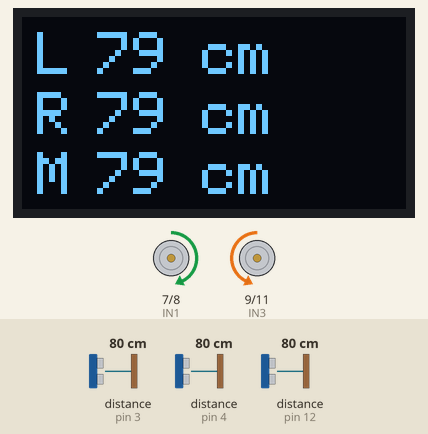
This sketch was run on a simulated Arduino Uno, built with avr-gcc and run on an emulated ATmega328P. Parts: 128×64 one-colour display, motor-driver pin pairs drawn as motors (green arrow = first pin HIGH = forward, orange = second pin HIGH = backward, longer = more drive, scaled by the enable pin). Wiring (inferred from the names in the program): 3 × ultrasonic range finder: trigger pin 2, echo pin 3 / trigger pin 10, echo pin 4 / trigger pin 13, echo pin 12. Inputs (shaded band) come from the test bench; at power-on: distance to the obstacle (sensors on pin 3, pin 4, pin 12) 80 cm. The echo pulse lasts 58.3 µs per cm; what the sketch prints to the serial monitor is not drawn.

Above: at 1.2 s.
1.3 s: distance to the obstacle (sensor on pin 3) set to 14 cm
At 1.62 s:
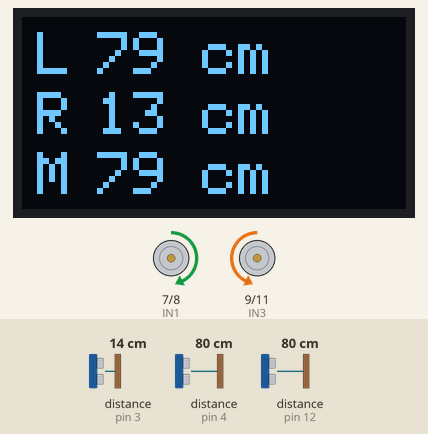
4.0 s: distance to the obstacle (sensor on pin 3) set to 11 cm
At 4.3 s:
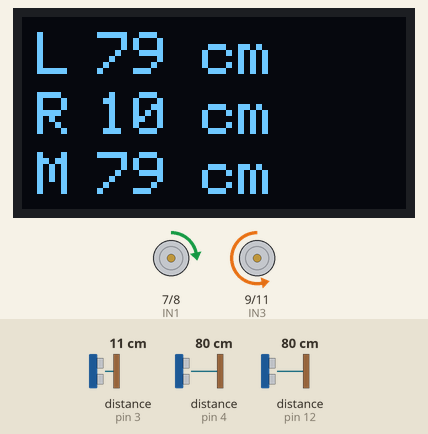
6.3 s: distance to the obstacle (sensor on pin 4) set to 12 cm
At 6.61 s:
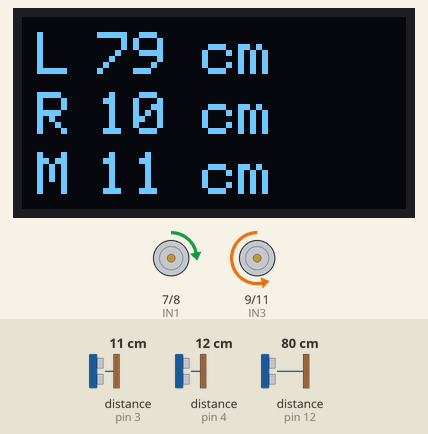
9.3 s: distance to the obstacle (sensor on pin 4) set to 9 cm
At 9.67 s:
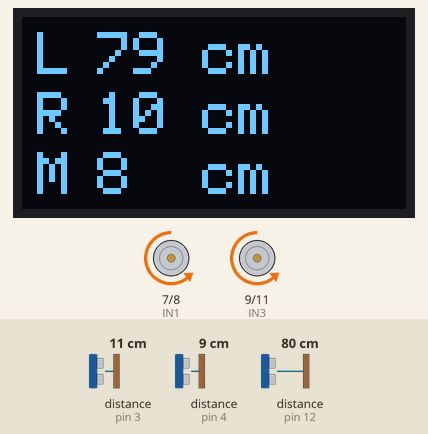
11.3 s: distance to the obstacle (sensor on pin 12) set to 2 cm
At 11.73 s:
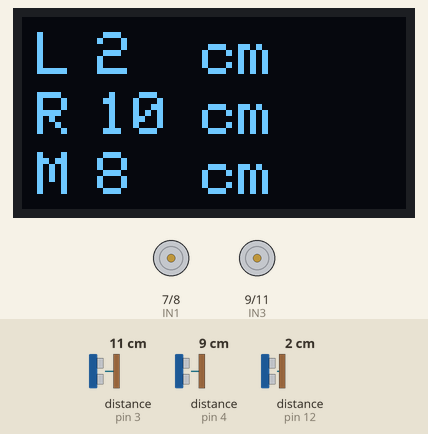
13.8 s: distance to the obstacle (sensor on pin 12) set to 4 cm
At 14.32 s:
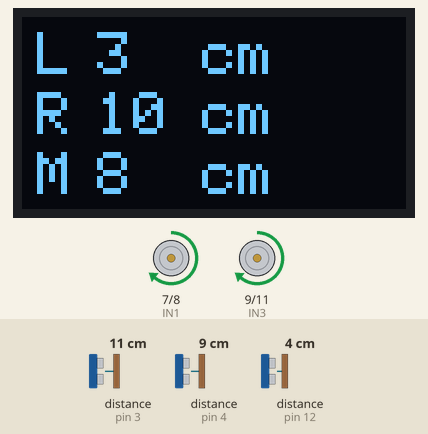
15.5 s: distance to the obstacle (sensor on pin 12) set to 7 cm
Timing chart, 0 to 19.5 s (numbered marks = the images above; inputs shaded):
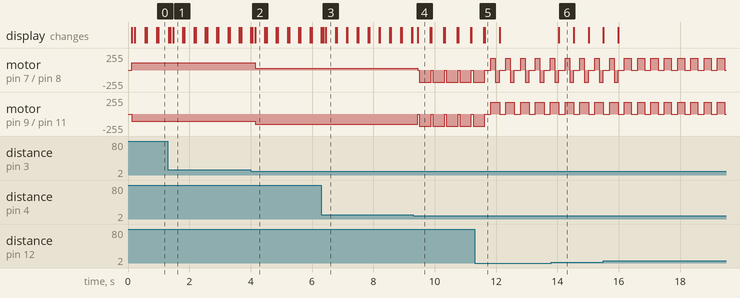

Measured:
- the behaviour switches between 13 and 12 cm on distance to the obstacle (sensor on pin 3) (found by bisection; images 1 and 2)
- the behaviour switches between 11 and 10 cm on distance to the obstacle (sensor on pin 4) (found by bisection; images 3 and 4)
- after the input at 1.3 s, the display: first differs from a run without the input after 0.17 s (image 1)
- after the input at 4.0 s, motor on pin 7 (IN1) / pin 8 (IN2): forward 110/255 → forward 30/255 after 0.15 s; motor on pin 9 (IN3) / pin 11 (IN4): backward 110/255 → backward 150/255 after 0.15 s; the display: first differs from a run without the input after 0.15 s (image 2)
- after the input at 9.3 s, motor on pin 7 (IN1) / pin 8 (IN2), motor on pin 9 (IN3) / pin 11 (IN4): alternates backward 180/255 for 0.39 s and stopped for 0.05 s, starting after 0.15 s; the display: changes after 0.15 s (image 4)
- after the input at 13.8 s, the display: changes after 0.25 s (image 6)
- what the display in image 4 shows lasts 0.5 s, from 9.4 s to 9.9 s

The sketch:

Autonomous_Driving7.ino
```cpp
//Libraries
#include <SPI.h>
#include <Wire.h>
#include <Adafruit_GFX.h>
#include <Adafruit_SSD1306.h>

//Ultrasonic sensor pins
#define trigPinL 13
#define echoPinL 12
#define trigPinR 2 //vorher A3
#define echoPinR 3
#define trigPinM 10 //vorher A1
#define echoPinM 4 //vorher A2

//Motor pins
#define ENL 5
#define ENR 6
#define IN1 7
#define IN2 8
#define IN3 9
#define IN4 11

//IR sensors pins only for digital use
#define sensorValueR A1
#define sensorValueM A2
#define sensorValueL A3
long sensors_average;
int sensors_sum;
int posi;
int IRSensor[3]={0, 0, 0};

//Display
#define OLED_RESET 0
Adafruit_SSD1306 display(OLED_RESET);

void setup() {
  Serial.begin (9600);
// setup ultrasonic sensors
  pinMode(trigPinL, OUTPUT);
  pinMode(echoPinL, INPUT);
  pinMode(trigPinR, OUTPUT);
  pinMode(echoPinR, INPUT);
  pinMode(trigPinM, OUTPUT);
  pinMode(echoPinM, INPUT);
//setup ir sensors only for digital use
  //pinMode(sensorValueL,INPUT);
  //pinMode(sensorValueR,INPUT);
  //pinMode(sensorValueM,INPUT);
//setup display
  display.begin(SSD1306_SWITCHCAPVCC, 0x3C); //initialize with the I2C addr 0x3C (128x64)
  display.clearDisplay();
//setup motors
  pinMode(IN1, OUTPUT);
  pinMode(IN2, OUTPUT);
  pinMode(IN3, OUTPUT);
  pinMode(IN4, OUTPUT);
//setup "speedPins"
  pinMode(ENL, OUTPUT);
  pinMode(ENR, OUTPUT);
}

//MotorSpeed should be at least 100
int max_speed = 120;
int motorSpeedL = 0;
int motorSpeedR = 0;

//initialize distance with 0
int distanceL = 0, distanceR = 0, distanceM = 0;

//initializse PID variables
float  proportional=0.0;
float  integral=0.0;
float  derivative=0.0;
float  Kp=150.0;
float  Ki=0.15;
float  Kd=100.0;
float  error_value=0.0;
float  last_proportional=0.0;

//initialize ir sensor values
int irthreshold = 220;
int irthresholdR = 630;// extra Schwellle für rechten Sensor, da der anscheinend defekt ist und Schmarrn misst.
int irthresholdL = 615;// extra Schwellle für rechten Sensor (in zusammenhang mit linkem Sensor), da der anscheinend defekt ist und Schmarrn misst.

//forward
void forward(){
  analogWrite(ENL, motorSpeedL+110);
  analogWrite(ENR, motorSpeedR+110);
  digitalWrite(IN1, HIGH);
  digitalWrite(IN2, LOW);
  digitalWrite(IN3, LOW);
  digitalWrite(IN4, HIGH);
  Serial.println("Forward");//debug
}

//back
void back() {
  analogWrite(ENL, motorSpeedL+130);
  analogWrite(ENR, motorSpeedR+130);
  digitalWrite(IN1, LOW);
  digitalWrite(IN2, HIGH);
  digitalWrite(IN3, HIGH);
  digitalWrite(IN4, LOW);
  Serial.println("Back");
}

//left
void left() {
  analogWrite(ENL, motorSpeedL+150);
  analogWrite(ENR, motorSpeedR+30);
  digitalWrite(IN1, HIGH);//
  digitalWrite(IN2, LOW);
  digitalWrite(IN3, LOW);//
  digitalWrite(IN4, HIGH);
  Serial.println("Left"); //debug
}

//right
void right() {
  analogWrite(ENL, motorSpeedL+30);
  analogWrite(ENR, motorSpeedR+150);
  digitalWrite(IN1, HIGH);//
  digitalWrite(IN2, LOW);
  digitalWrite(IN3, LOW);//
  digitalWrite(IN4, HIGH);
  Serial.println("Right");//debug
}

//Pointturn left
  void PTleft() {
  analogWrite(ENL, motorSpeedL+180);
  analogWrite(ENR, motorSpeedR+180);
  digitalWrite(IN1, LOW);
  digitalWrite(IN2, HIGH);
  digitalWrite(IN3, LOW);
  digitalWrite(IN4, HIGH);
  Serial.println("PTLeft"); //debug
}

// Pointturn right
void PTright() {
  analogWrite(ENL, motorSpeedL+180);
  analogWrite(ENR, motorSpeedR+180);
  digitalWrite(IN1, HIGH);
  digitalWrite(IN2, LOW);
  digitalWrite(IN3, HIGH);
  digitalWrite(IN4, LOW);
  Serial.println("PTRight");//debug
}

//stop
void stop() {
  digitalWrite(ENL, LOW);
  digitalWrite(ENR, LOW);
  Serial.println("Stop!");//debug
}

//Ultrasonic distance measurement functions
int distance_measureL(){
  float durationL, distanceL;
  digitalWrite(trigPinL, LOW);
  delayMicroseconds(2);
  digitalWrite(trigPinL, HIGH);
  delayMicroseconds(10);
  digitalWrite(trigPinL, LOW);
  durationL = pulseIn(echoPinL, HIGH);
  distanceL = (durationL/2) / 29.1;
    return (int)distanceL;
  }

int distance_measureR(){
  float durationR, distanceR;
  digitalWrite(trigPinR, LOW);
  delayMicroseconds(2);
  digitalWrite(trigPinR, HIGH);
  delayMicroseconds(10);
  digitalWrite(trigPinR, LOW);
  durationR = pulseIn(echoPinR, HIGH);
  distanceR = (durationR/2) / 29.1;
  return (int)distanceR;
  }

int distance_measureM(){
  float durationM, distanceM;
  digitalWrite(trigPinM, LOW);
  delayMicroseconds(2);
  digitalWrite(trigPinM, HIGH);
  delayMicroseconds(10);
  digitalWrite(trigPinM, LOW);
  durationM = pulseIn(echoPinM, HIGH);
  distanceM = (durationM/2) / 29.1;
  return (int)distanceM;
  }

//sensor read
void readIRSsensors()
{
sensors_average = 0;
sensors_sum = 0;
for (int i = 0; i < 3; i++){
IRSensor[i] = analogRead(i);
sensors_average += IRSensor[i] * i * 1000;
sensors_sum += int(IRSensor[i]);}
posi = int(sensors_average / sensors_sum);
/*
Serial.print(sensors_average);
Serial.print(" sensors_average ");
Serial.print(sensors_sum);
Serial.print(" sensors_sum ");
Serial.print(posi);
Serial.print(" posi ");
Serial.println();
//delay(1000);
*/
}

//PID calculation, for better motorcontrol
void calculatePID()
{
posi = int(sensors_average / sensors_sum);
proportional = float(posi - 11);
integral = (integral + proportional);
derivative = proportional - last_proportional;
last_proportional = proportional;
error_value = int(proportional * Kp + integral * Ki + derivative * Kd);

/*Serial.print(posi);
Serial.print(" posi ");
Serial.print(proportional);
Serial.print(" proportional ");
Serial.print(integral);
Serial.print(" integral ");
Serial.println();
Serial.print(derivative);
Serial.print(" derivative ");
Serial.print(last_proportional);
Serial.print(" last_proportional ");
Serial.println();
Serial.print(error_value);
Serial.print(" error_value ");
Serial.println();
//delay(2000);
*/
}

//calculate motorturns
void motorturn(){  //Restricting the error value between +255.
if (error_value< -120){ error_value = -120;     } if (error_value> 120){
error_value = 120;
    }

// If error_value is less than zero calculate right turn speed values
if (error_value< 0){
motorSpeedR = max_speed + error_value;
motorSpeedL = max_speed;
Serial.println("Right"); //debug
    }

// Iferror_value is greater than zero calculate left turn values

else{
motorSpeedR = max_speed;
motorSpeedL = max_speed - error_value;
Serial.println("Left"); //debug
    }
}

//PID controled motorspeed
void motor_drive(int motorSpeedR,int motorSpeedL){
analogWrite(ENR, motorSpeedR);
analogWrite(ENL, motorSpeedL);
  digitalWrite(IN1, HIGH);
  digitalWrite(IN2, LOW);
  digitalWrite(IN3, LOW);
  digitalWrite(IN4, HIGH);
}

//////////////////////////////////////////////Mainloop//////////////////////////////////////////////////////
void loop() {
//Write distances into their variables, by getting them from the function
distanceL = distance_measureL();
distanceR = distance_measureR();
distanceM = distance_measureM();

//Initialize Display, by cleaning it up
    display.clearDisplay();

//Show dinstanceL = left ultrasonic sensor
    display.setCursor(25,5);
    display.setTextSize(2);
    display.setTextColor(WHITE);
    display.println(distanceL);
    display.setCursor(60,5);
    display.println("cm");
    display.setCursor(5,5);
    display.println("L");
    display.display();

//Show distanceR = right ultrasonic sensor
    display.setCursor(25,25);
    display.println(distanceR);
    display.setCursor(60,25);
    display.println("cm");
    display.setCursor(5,25);
    display.println("R");
    display.display();

//Show distanceM = middle ultrasonic sensor
    display.setCursor(25,45);
    display.println(distanceM);
    display.setCursor(60,45);
    display.println("cm");
    display.setCursor(5,45);
    display.println("M");
    display.display();
/*
//Show ir sensors on oled
  if((digitalRead(sensorValueR))==LOW){
    display.setTextSize(2);
    display.setTextColor(WHITE);
    display.setCursor(85,5);
    display.println("IRL");
    display.display();
    Serial.println(sensorValueR);
  }
    //mit analog werten if((irthresholdL<IRSensor[0])&& (irthreshold<IRSensor[0])&&(IRSensor[0]<irthresholdR)){
    if((digitalRead(sensorValueL))==LOW){
    display.setTextSize(2);
    display.setTextColor(WHITE);
    display.setCursor(85,25);
    display.println("IRR");
    display.display();
    Serial.println(sensorValueL);
  }
    if((digitalRead(sensorValueM))==LOW){
    display.setTextSize(2);
    display.setTextColor(WHITE);
    display.setCursor(85,45);
    display.println("IRM");
    display.display();
    Serial.println(sensorValueM);
  }
  */
//here starts the magic ;-)
//on the line
/*if ((((digitalRead(sensorValueR))==HIGH) || ((digitalRead(sensorValueL))==HIGH) || ((digitalRead(sensorValueL))==HIGH)) && ((distance_measureL()>25 || distance_measureR()>15 || distance_measureM>12))){
  readIRSsensors();
  calculatePID();
  motorturn();
  motor_drive(motorSpeedR,motorSpeedL);
}
else if (distance_measureL()<8 || distance_measureR()<8 || distance_measureM()<10)
      {
      stop();
      if (distance_measureL() > distance_measureR())
      PTleft();
      if (distance_measureL() < distance_measureR())
      PTright();
      }
      */
//beside the line
if (distanceL>15 && distanceR>12 && distanceM>10){
forward();
}
if (distanceL<15 && distanceR>12 && distanceM>10){
left();
}
if (distanceL>15 && distanceR<12 && distanceM>10){
right();
}
//Emergencystop beside the line
if (distanceL<10 || distanceR<10 || distanceM<10)
      {
      stop();
      delay(50);
      if (distanceL > distanceR)
      PTleft();
      delay(150);
      if (distanceL < distanceR)
      PTright();
      delay(150);
      }
if (distanceL<5 || distanceR<5 || distanceM<5)
      {
      stop();
      back();
      delay (50);
      }
}
```
